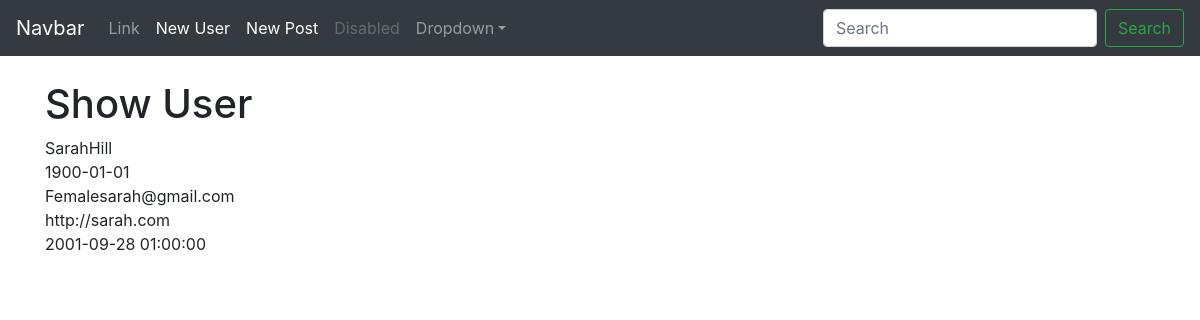
The page /users/2 on the database its author committed.
### app/models/User.py (models this page shows, shortened)
class User(db.Model):
    __tablename__ = "users"
    id = db.Column(db.Integer, primary_key=True,autoincrement=True)
    first_name = db.Column(db.String(120), nullable=False)
    last_name = db.Column(db.String(120), nullable= False)
    birth_date = db.Column(db.DATE)
    age = db.Column(db.VARCHAR(16))
    gender = db.Column(db.String(6))
    email = db.Column(db.VARCHAR(255), unique=True)
    website = db.Column(db.VARCHAR(255))
    alive = db.Column(db.VARCHAR(6))
    created_at = db.Column(db.TIMESTAMP)

### app/controllers/users.py (the view)
@app.route('/users/<int:user_id>')
def show_user(user_id):
    user = User.query.filter_by(id=user_id).one()
    return render_template('users/show.html', user=user)

### app/templates/users/show.html (shortened to what this page needs)
{%extends 'layout.html'%}
{%block content%}
<h1>Show User</h1>
{{user.first_name}}{{user.last_name}}
<br>
{{user.birth_date}}
<br>
{{user.gender}}{{user.email}}
<br>
{{user.website}}
<br>
{{user.created_at}}
<br><br>
{%endblock%}

### app/templates/layout.html (style rules this page uses)
body { padding-top: 5rem; }

### rows shown on the page
User: first_name "Sarah", last_name "Hill", birth_date "1900-01-01", gender "Female", email "sarah@gmail.com", website "http://sarah.com", created_at "2001-09-28 01:00:00"
